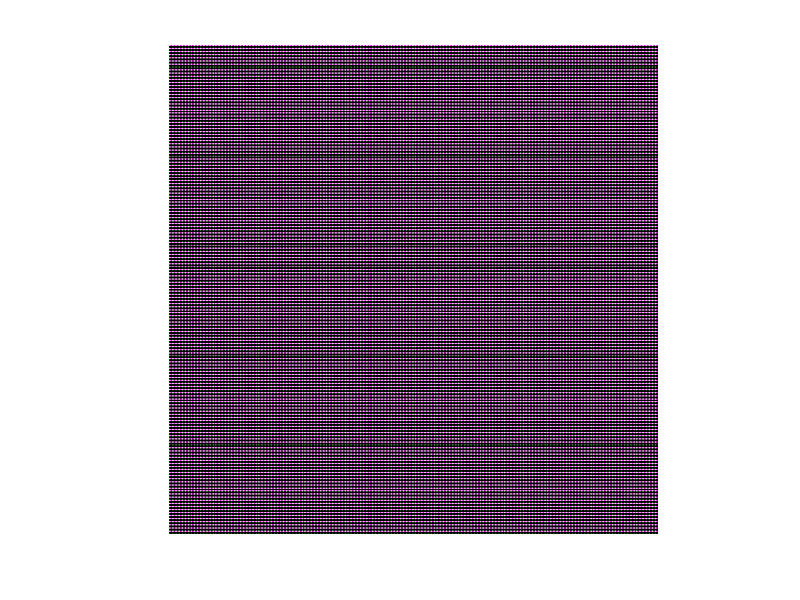

This figure's MATLAB source:
% Função f descrita no EP
function f
  % número de pixels da imagem que queremos
  p = 1000;
  
  R = ones(p);
  G = ones(p);
  B = ones(p);
  
  for x = 1:1:p
    for y = 1:1:p
      R (x,y) = sin(x);
      G (x,y) = (sin(x) + sin(y))/2;
      B (x,y) = sin(x);
    endfor
  endfor
  
  img = cat (3, R, G, B);
  imshow (img);
  imwrite (img, 't1000.png', 'Quality', 100);
endfunction